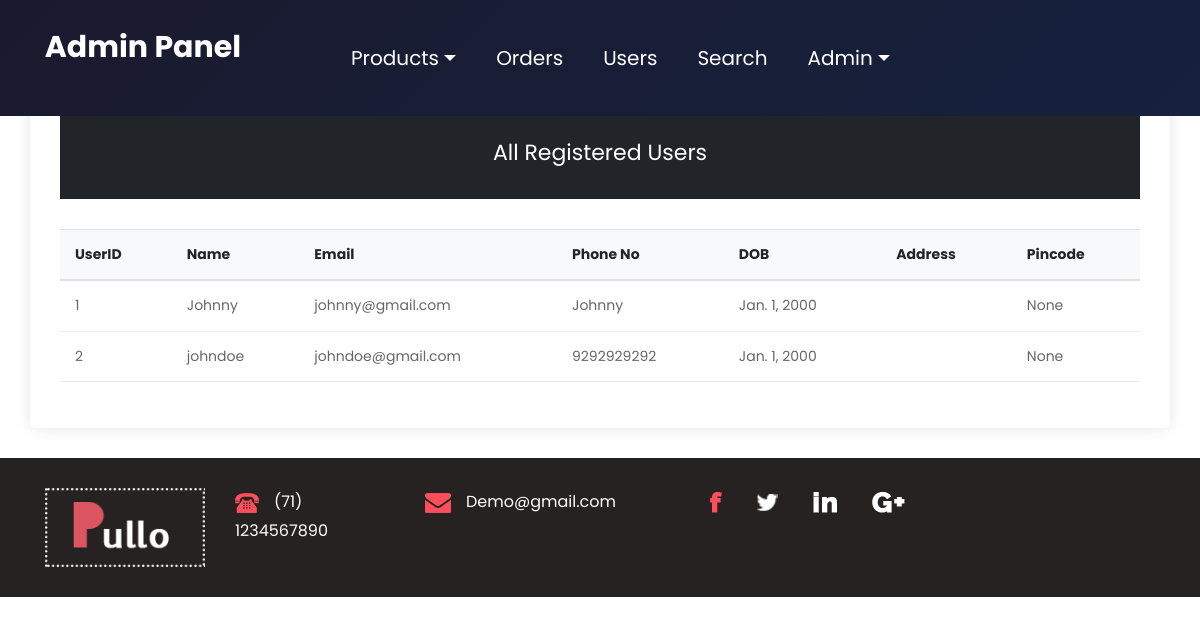
The app's page /userdetails/ with its own data.
### app/models.py (models this page shows, shortened)
class UserDetails(models.Model):
    userid = models.AutoField(primary_key=True)
    name = models.CharField(max_length=100)
    email = models.EmailField(unique=True)
    password = models.CharField(max_length=128)
    address = models.TextField(blank=True, null=True, default='')
    dob = models.DateField(blank=True, null=True, default='2000-01-01')
    pincode = models.CharField(max_length=10, blank=True, null=True)
    phoneno = models.CharField(max_length=15, blank=True, null=True)

### app/views.py (the view)
# urls.py: path('userdetails/', views.userdetails, name='userdetails'),
def userdetails(request):
    users = UserDetails.objects.all()
    return render(request, 'admin/userdetails.html', {'users': users})

### template/admin/userdetails.html (shortened to what this page needs)
{% load static %}
<!DOCTYPE html>
<html lang="en">
   <head>
      <link rel="stylesheet" href="{% static 'css/bootstrap.min.css' %}">
      <link rel="stylesheet" href="{% static 'css/style.css' %}">
      <link rel="stylesheet" href="{% static 'css/responsive.css' %}">
      <link rel="stylesheet" href="{% static 'css/jquery.mCustomScrollbar.min.css' %}">
      <link rel="stylesheet" href="https://netdna.bootstrapcdn.com/font-awesome/4.0.3/css/font-awesome.css">
   </head>
   <body>
      {% include 'admin/header.html' %}
      <div class="container admin-container">
         <div class="row">
            <div class="col-md-12">
               <div class="admin-header">
                  <h2 class="text-center" style="color: white;">All Registered Users</h2>
               </div>
               <div class="table-responsive">
                  <table class="table custom-table">
                     <thead>
                        <tr>
                           <th>UserID</th>
                           <th>Name</th>
                           <th>Email</th>
                           <th>Phone No</th>
                           <th>DOB</th>
                           <th>Address</th>
                           <th>Pincode</th>
                        </tr>
                     </thead>
                     <tbody>
                        {% for user in users %}
                        <tr>
                           <td>{{ user.userid }}</td>
                           <td>{{ user.name }}</td>
                           <td>{{ user.email }}</td>
                           <td>{{ user.phoneno }}</td>
                           <td>{{ user.dob }}</td>
                           <td>{{ user.address }}</td>
                           <td>{{ user.pincode }}</td>
                        </tr>
                        {% empty %}
                        <tr>
                           <td colspan="7" class="text-center">No users found.</td>
                        </tr>
                        {% endfor %}
                     </tbody>
                  </table>
               </div>
            </div>
         </div>
      </div>
      {% include 'admin/footer.html' %}
   </body>
</html>

### static/css/style.css (style rules this page uses)
* { box-sizing: border-box !important; transition: ease all 0.5s; }
html { scroll-behavior: smooth; }
body { color: #666666; font-size: 14px; font-family: Poppins; line-height: 1.80857; font-weight: normal; overflow-x: hidden; }
h1, h2, h3, h4, h5, h6 { letter-spacing: 0; font-weight: normal; position: relative; padding: 0 0 10px 0; font-weight: normal; line-height: normal; color: #111111; margin: 0 }
h2 { font-size: 22px }
*, *::after, *::before { -webkit-box-sizing: border-box; -moz-box-sizing: border-box; box-sizing: border-box; }
body { width:100%; height:100%; }
.carousel-inner,.carousel,.carousel-item,.container,.fill { height:100%; width:100%; background-position:center center; background-size:cover; }

### template/admin/userdetails.html (style rules this page uses)
.admin-header { background-color: #212529; color: white; padding: 20px 0; margin-bottom: 30px; }
.admin-container { background-color: #fff; padding: 30px; border-radius: 5px; box-shadow: 0 0 15px rgba(0,0,0,0.1); margin-bottom: 30px; }
.custom-table { width: 100%; border-collapse: collapse; }
.custom-table th, .custom-table td { padding: 12px 15px; border-bottom: 1px solid #eee; }
.custom-table th { background-color: #f8f9fa; color: #212529; font-weight: bold; text-align: left; }

### records on screen
UserDetails: userid "1", name "Johnny", email "johnny@gmail.com", phoneno "Johnny", dob "Jan. 1, 2000", pincode "None"
UserDetails: userid "2", name "johndoe", email "johndoe@gmail.com", phoneno "9292929292", dob "Jan. 1, 2000", pincode "None"
